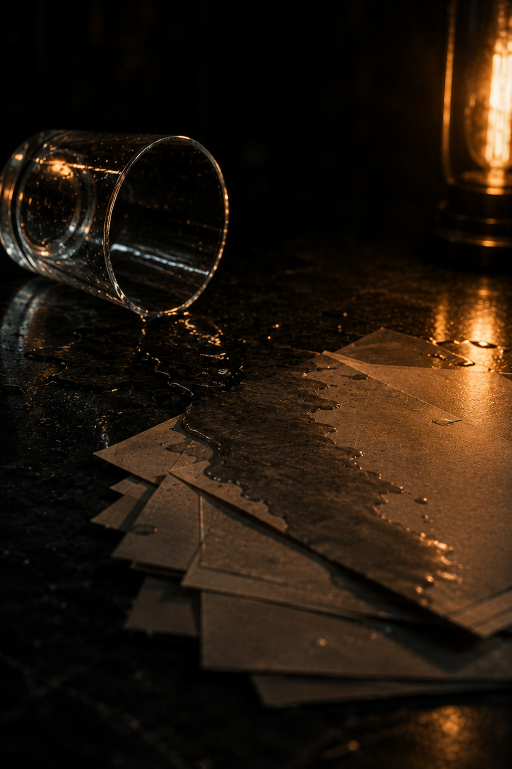
#> input picture content/carousel-assets/day-claude-04/ChatGPT Image 1 сент. 2026 г., 15_06_58.png, 1023 x 1537 px, given in place of logo-mark.png, which was not available (shown at 1/2 size); the run also reads 1 picture not shown here
$ python carousel_day_claude_04_build.py
#> lines starting #> are read from the running program, lines starting #| are printed output that depends on the picture; pictures that were not available may be replaced by others from this repository, and a replacement may not be noted
# -*- coding: utf-8 -*-
"""AlovLab · День 4 карусель «5 ошибок, из-за которых ИИ отвечает водой» — сборка из кадров пользователя.
7 слайдов. Чистые сцены (1,2,3,4,6) — впечатываю заголовки/фиксы; готовые с текстом (5,7) — не трогаю.
Все → 4:5 (1080x1350): обложка resize, 2:3 — edge-паддинг (текст не режем). Нумерация N/7, логотип.
Запуск: python3 scripts/carousel_day_claude_04_build.py"""
from PIL import Image, ImageDraw, ImageFont
import glob, os

ROOT="/home/user/alovlab-autocontent-2026"
SRC=ROOT+"/content/carousel-assets/day-claude-04"
OUT=ROOT+"/exports/carousels/day-claude-04"; os.makedirs(OUT,exist_ok=True)
W,H=1080,1350; N=7
MARK=Image.open(ROOT+"/assets/img/logo-mark.png").convert("RGBA")
FS=sorted(glob.glob(f"{SRC}/ChatGPT*.png"))   # order by timestamp = slide order

_fc={}
def _f(px,wt,scr):
    k=(px,wt,scr)
    if k not in _fc: _fc[k]=ImageFont.truetype(f"/tmp/manrope-{scr}-{wt}.ttf",px)
    return _fc[k]
_dv={}
def _d(px):
    if px not in _dv: _dv[px]=ImageFont.truetype("/usr/share/fonts/truetype/dejavu/DejaVuSans.ttf",px)
    return _dv[px]
def is_cyr(ch): return 0x0400<=ord(ch)<=0x04FF
def pick(ch,px,wt):
    if ch in "→←↑↓✓•▸": return _d(px)
    return _f(px,wt,"cyrillic" if is_cyr(ch) else "latin")
def mtext(dr,xy,t,px,wt,fill):
    x,y=xy
    for ch in t:
        f=pick(ch,px,wt); dr.text((x,y),ch,font=f,fill=fill); x+=dr.textlength(ch,font=f)
    return x
def mlen(dr,t,px,wt): return sum(dr.textlength(ch,font=pick(ch,px,wt)) for ch in t)

num_font=ImageFont.truetype("/usr/share/fonts/truetype/dejavu/DejaVuSans-Bold.ttf",30)
def number(c,i):
    dr=ImageDraw.Draw(c,"RGBA"); t=f"{i}/{N}"; tb=dr.textbbox((0,0),t,font=num_font)
    tw,th=tb[2]-tb[0],tb[3]-tb[1]; pad=15; pw,ph=tw+pad*2,th+pad*2; x,y=W-pw-32,32
    dr.rounded_rectangle([x,y,x+pw,y+ph],radius=ph//2,fill=(10,8,6,150),outline=(232,103,42,210),width=2)
    dr.text((x+pad-tb[0],y+pad-tb[1]),t,font=num_font,fill=(255,176,102,255))
def sig(c):
    dr=ImageDraw.Draw(c,"RGBA"); mh=48; mk=MARK.resize((mh,mh),Image.LANCZOS)
    w1=mlen(dr,"Alov",36,"800"); w2=mlen(dr,"Lab",36,"800"); gap=14; tot=mh+gap+w1+w2
    x0=(W-tot)/2; cy=H-66; c.paste(mk,(int(x0),int(cy-mh/2)),mk); tx=x0+mh+gap
    mtext(dr,(tx,cy-25),"Alov",36,"800",(244,239,233,255)); mtext(dr,(tx+w1,cy-25),"Lab",36,"800",(255,138,61,255))
def topscrim(c,h0=470,strength=190):
    g=Image.new("L",(1,h0),0)
    for yy in range(h0): g.putpixel((0,yy),int(strength*(1-yy/h0)**1.4))
    g=g.resize((W,h0)); blk=Image.new("RGBA",(W,h0),(0,0,0,0)); blk.putalpha(g)
    c.paste(Image.new("RGB",(W,h0),(4,3,2)),(0,0),blk)
def botscrim(c,h0=200,strength=200):
    g=Image.new("L",(1,h0),0)
    for yy in range(h0): g.putpixel((0,yy),int(strength*(yy/h0)**1.5))
    g=g.resize((W,h0)); blk=Image.new("RGBA",(W,h0),(0,0,0,0)); blk.putalpha(g)
    c.paste(Image.new("RGB",(W,h0),(4,3,2)),(0,H-h0),blk)

def fit(i):  # -> RGBA 1080x1350, edge-pad if not 4:5
    im=Image.open(FS[i]).convert("RGB")
    if abs(im.width/im.height-0.8)<0.02:
        return im.resize((W,H),Image.LANCZOS).convert("RGBA")
    r=min(W/im.width,H/im.height); nw,nh=int(round(im.width*r)),int(round(im.height*r))
    im2=im.resize((nw,nh),Image.LANCZOS); canvas=Image.new("RGB",(W,H),(8,7,6))
    x=(W-nw)//2; y=(H-nh)//2
    if nw<W:
        left=im2.crop((0,0,1,nh)).resize((max(x,1),nh)); right=im2.crop((nw-1,0,nw,nh)).resize((max(W-x-nw,1),nh))
        canvas.paste(left,(0,y)); canvas.paste(right,(x+nw,y))
    if nh<H:
        top=im2.crop((0,0,nw,1)).resize((nw,max(y,1))); bot=im2.crop((0,nh-1,nw,nh)).resize((nw,max(H-y-nh,1)))
        canvas.paste(top,(x,0)); canvas.paste(bot,(x,y+nh))
    canvas.paste(im2,(x,y)); return canvas.convert("RGBA")

def head(c,lines,y=100):
    dr=ImageDraw.Draw(c,"RGBA")
    for (t,px,wt,col) in lines:
        mtext(dr,(70,y),t,px,wt,col); y+=int(px*1.04)+6
    return dr,y

W_=(245,241,235,255); O=(255,138,61,255); EY=(255,176,102,240); FX=(206,198,190,255)

# 1 · обложка
c=fit(0); topscrim(c,520)
#> in fit, im is the input picture: PIL image 1023x1537 RGB; mean R, G, B 35.9, 23.9, 13.1
#> in topscrim, `blk = Image.new('RGBA', (W, h0), (0, 0, 0, 0))`: blk: PIL image 1080x520 RGBA; every value is 0
#> in topscrim, `c.paste(Image.new("RGB",(W,h0),(4,3,2)),(0,0),blk)`:
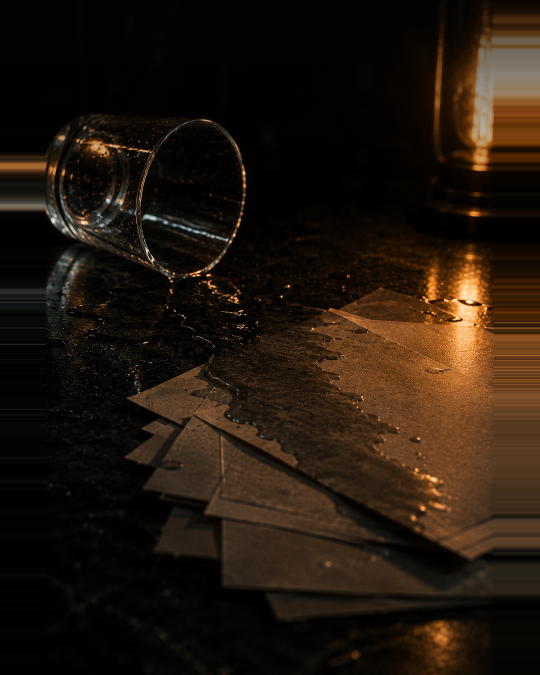
#> c: PIL image 1080x1350 RGBA (shown at 1/2 size); mean R, G, B, A 34.5, 23.1, 12.8, 255
dr,y=head(c,[("CLAUDE · КАК СПРАШИВАТЬ",26,"800",EY),
             ("ИИ отвечает водой?",58,"800",W_),
             ("Дело не в нём.",58,"800",O)],96)
#> after the loop in head, `for (t,px,wt,col) in lines:`: y = 261
#> y = 261
sig(c); number(c,1); c.convert("RGB").save(f"{OUT}/slide-01.png"); print("1 ok")
#> in sig, `w1 = mlen(dr, 'Alov', 36, '800')`: w1 = 77.97
#> in sig, `w2 = mlen(dr, 'Lab', 36, '800')`: w2 = 64.98
#> in sig, `tot = mh + gap + w1 + w2`: tot = 205
#> in sig, `x0 = (W - tot) / 2`: x0 = 437.5
#> in sig, `tx = x0 + mh + gap`: tx = 499.5
#> in number, `tb = dr.textbbox((0, 0), t, font=num_font)`: tb = (0, 6, 53, 31)
#> in number, `tw, th = (tb[2] - tb[0], tb[3] - tb[1])`: tw = 53; th = 25
#> in number, `pw, ph = (tw + pad * 2, th + pad * 2)`: pw = 83; ph = 55
#> in number, `x, y = (W - pw - 32, 32)`: x = 965; y = 32
#| 1 ok

# 2 · ошибка размытая задача
c=fit(1); topscrim(c)
#> call 2 of fit, with i = 1
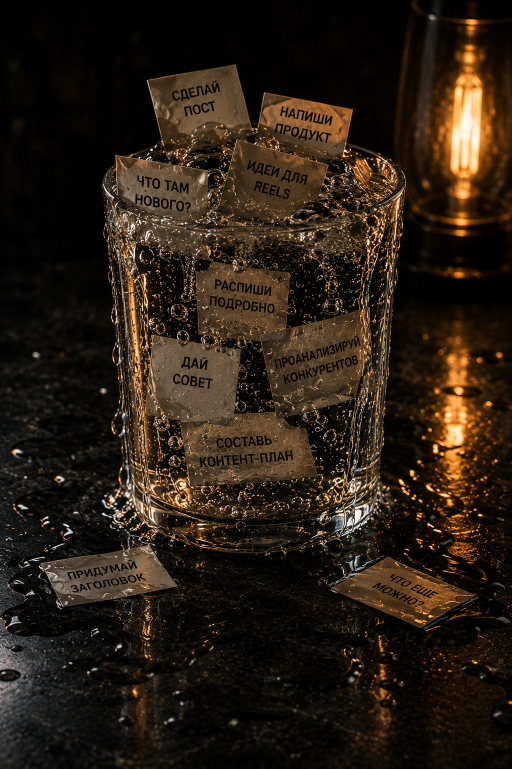
#> input picture content/carousel-assets/day-claude-04/ChatGPT Image 1 сент. 2026 г., 15_07_05.png, 1023 x 1537 px (shown at 1/2 size)
#> in fit, im is the input picture: PIL image 1023x1537 RGB; mean R, G, B 41.9, 30.7, 19.1
#> call 2 of topscrim, with h0 = 470, strength = 190
#> in topscrim (call 2), `blk = Image.new('RGBA', (W, h0), (0, 0, 0, 0))`: blk: PIL image 1080x470 RGBA; every value is 0
#> in topscrim (call 2), `blk.putalpha(g)`:
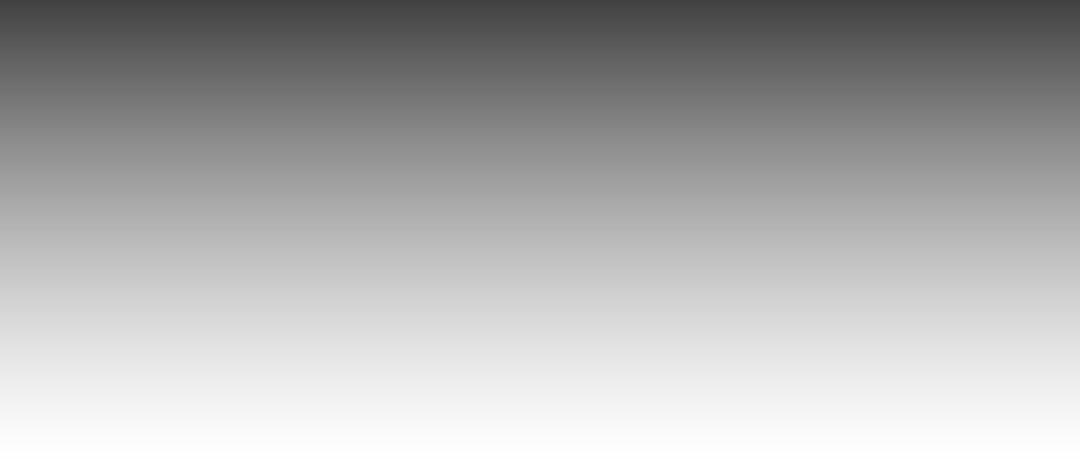
#> blk: PIL image 1080x470 RGBA; mean R, G, B, A 0, 0, 0, 78.9; transparent parts drawn white
#> in topscrim (call 2), `c.paste(Image.new("RGB",(W,h0),(4,3,2)),(0,0),blk)`:
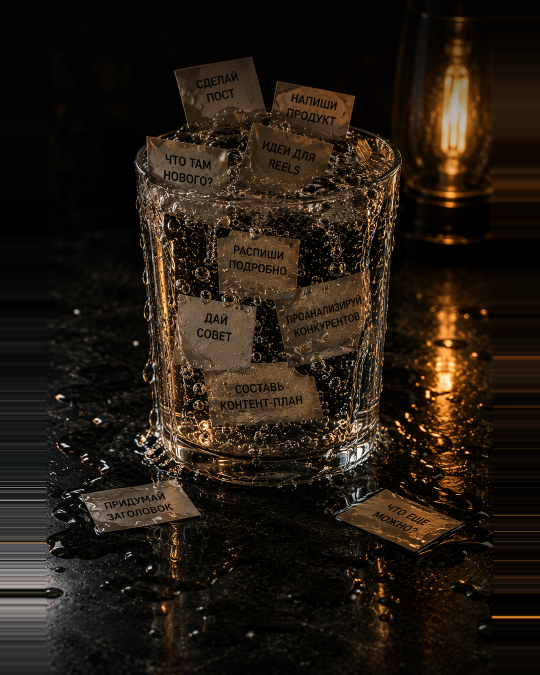
#> c: PIL image 1080x1350 RGBA (shown at 1/2 size); mean R, G, B, A 36.4, 27.2, 17.7, 255
dr,y=head(c,[("ОШИБКА 1",24,"800",EY),
             ("Размытая задача —",50,"800",W_),
             ("размытый ответ.",50,"800",O)],96)
#> y = 242
mtext(dr,(70,y+6),"→ дай роль, цель и формат",30,"500",FX)
sig(c); number(c,2); c.convert("RGB").save(f"{OUT}/slide-02.png"); print("2 ok")
#| 2 ok

# 3 · ошибка ноль контекста
c=fit(2); topscrim(c)
#> call 3 of fit, with i = 2
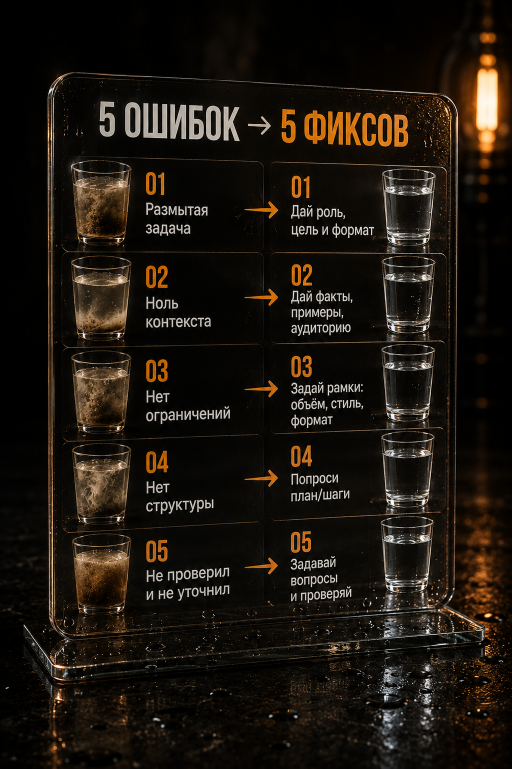
#> input picture content/carousel-assets/day-claude-04/ChatGPT Image 1 сент. 2026 г., 15_07_14.png, 1023 x 1537 px (shown at 1/2 size)
#> in fit, im is the input picture: PIL image 1023x1537 RGB; mean R, G, B 28.4, 22.1, 15.2
#> in fit (call 3), `right = im2.crop((nw - 1, 0, nw, nh)).resize((max(W - x - nw, 1), nh))`:
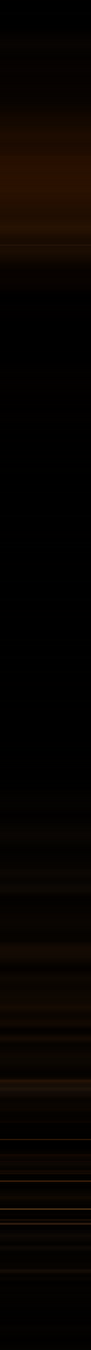
#> right: PIL image 91x1350 RGB; mean R, G, B 7.7, 3.6, 0.7
#> call 3 of topscrim, with h0 = 470, strength = 190
#> in topscrim (call 3), `c.paste(Image.new("RGB",(W,h0),(4,3,2)),(0,0),blk)`:
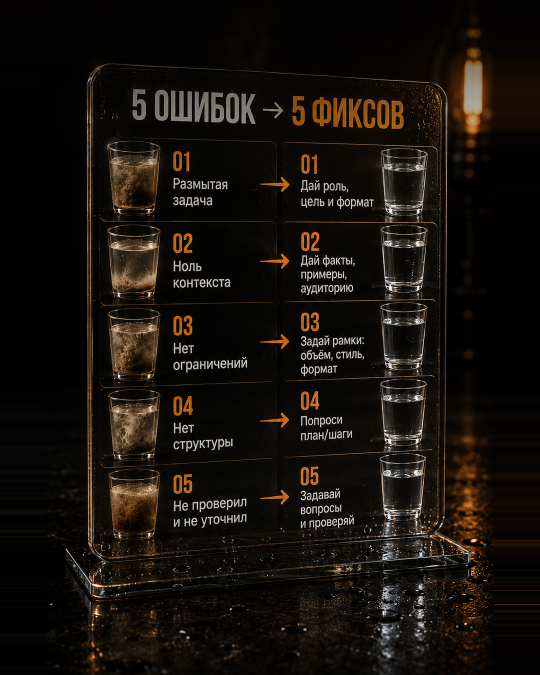
#> c: PIL image 1080x1350 RGBA (shown at 1/2 size); mean R, G, B, A 22.6, 17.6, 12.1, 255
dr,y=head(c,[("ОШИБКА 2",24,"800",EY),
             ("Ноль контекста —",50,"800",W_),
             ("ИИ додумывает.",50,"800",O)],96)
mtext(dr,(70,y+6),"→ дай факты, примеры, аудиторию",30,"500",FX)
sig(c); number(c,3); c.convert("RGB").save(f"{OUT}/slide-03.png"); print("3 ok")
#| 3 ok

# 4 · ошибка пять задач (в кадре записки — заголовок сверху)
c=fit(3); topscrim(c,430)
dr,y=head(c,[("ОШИБКА 3",24,"800",EY),
             ("Пять задач —",50,"800",W_),
             ("в один запрос.",50,"800",O)],90)
#> y = 236
mtext(dr,(70,y+6),"→ по одной за раз",30,"500",FX)
number(c,4); c.convert("RGB").save(f"{OUT}/slide-04.png"); print("4 ok")
#| 4 ok

# 5 · 5 ошибок -> 5 фиксов (готовый) — только номер
#> (the run stopped early here; a loop or call above may not have finished)
